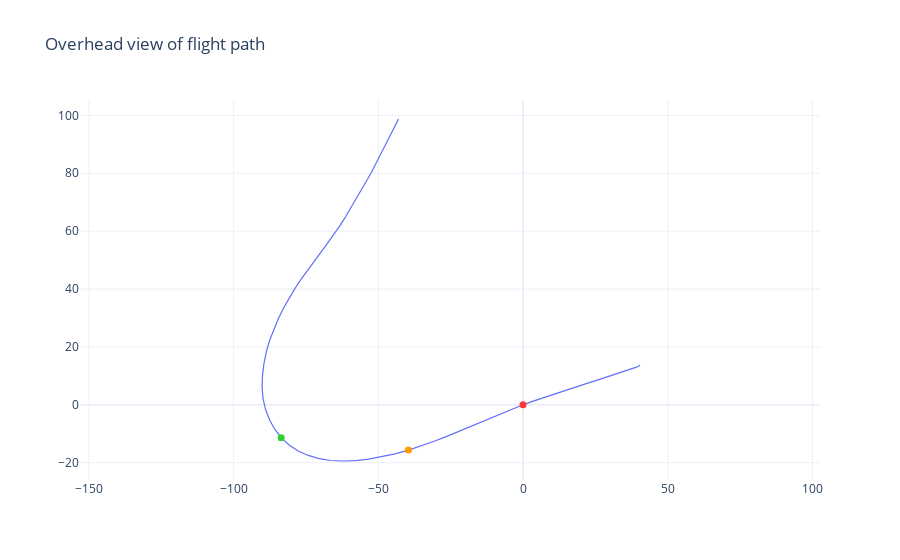

Notebook code for this chart:
### Markdown cell above
### Overhead View Of Flight Path

Get a bird's-eye view of your flight trajectory, providing a unique perspective on your performance.

### Code cell
landing_viz.plt_overhead()

### Figure 1 — Plotly figure (JSON) as saved in the notebook; plotly's stock layout.template omitted (floating-point values rounded to 4 significant figures)
{"data": [{"hovertemplate": "yaxis distance: %{y:.2f} m <extra></extra>", "line": {"color": "#636EFA", "width": 1.2}, "showlegend": false, "type": "scatter", "x": [-43.01, -44.15, -45.26, -46.34, -47.52, -48.7, -49.87, -51.05, -52.27, -53.54, -54.83, -56.11, -57.42, -58.79, -60.22, -61.72, -63.32, -64.98, -66.74, -68.59, -70.51, -72.51, -74.55, -76.65, -78.73, -80.75, -82.68, -84.49, -86.13, -87.55, -88.69, -89.51, -90.02, -90.17, -89.85, -88.96, -87.59, -85.8, -83.57, -80.84, -77.69, -74.21, -70.43, -66.39, -62.16, -57.82, -53.35, -48.81, -44.22, -39.6, -35.08, -30.66, -26.34, -22.16, -18.13, -14.24, -10.5, -6.88, -3.384, 0, 3.264, 6.465, 9.567, 12.49, 15.29, 17.95, 20.48, 22.88, 25.16, 27.32, 29.33, 31.18, 32.86, 34.44, 35.97, 37.33, 38.38, 39.21, 39.85, 40.2, 40.41, 40.44, 40.45, 40.43], "y": [98.76, 96.5, 94.23, 91.94, 89.52, 87.19, 84.96, 82.73, 80.53, 78.27, 76.03, 73.78, 71.47, 69.12, 66.75, 64.32, 61.85, 59.4, 56.91, 54.43, 51.84, 49.16, 46.39, 43.46, 40.3, 37.0, 33.53, 29.91, 26.17, 22.31, 18.35, 14.33, 10.26, 6.182, 2.18, -1.633, -5.189, -8.421, -11.34, -13.9, -15.96, -17.49, -18.6, -19.24, -19.42, -19.27, -18.78, -17.96, -16.93, -15.66, -14.16, -12.58, -10.92, -9.185, -7.453, -5.733, -4.135, -2.649, -1.252, 0, 1.163, 2.259, 3.299, 4.295, 5.224, 6.096, 6.902, 7.652, 8.379, 9.073, 9.733, 10.35, 10.91, 11.46, 11.9, 12.25, 12.63, 13.01, 13.35, 13.57, 13.58, 13.64, 13.68, 13.71]}, {"marker": {"color": "#32CD32", "size": 7}, "mode": "markers", "showlegend": false, "type": "scatter", "x": [-83.57], "y": [-11.34]}, {"marker": {"color": "#FF3737", "size": 7}, "mode": "markers", "showlegend": false, "type": "scatter", "x": [0], "y": [0]}, {"marker": {"color": "#FF9900", "size": 7}, "mode": "markers", "showlegend": false, "type": "scatter", "x": [-39.6], "y": [-15.66]}], "layout": {"autosize": true, "hovermode": "x unified", "legend": {"x": 1, "xanchor": "right", "y": 1, "yanchor": "top"}, "title": {"text": "Overhead view of flight path"}, "xaxis": {"autorange": true, "domain": [0, 1], "range": [-258.0, 207.9], "scaleanchor": "y", "type": "linear"}, "yaxis": {"autorange": true, "domain": [0, 1], "range": [-25.98, 105.3], "scaleanchor": "x", "type": "linear"}}}
